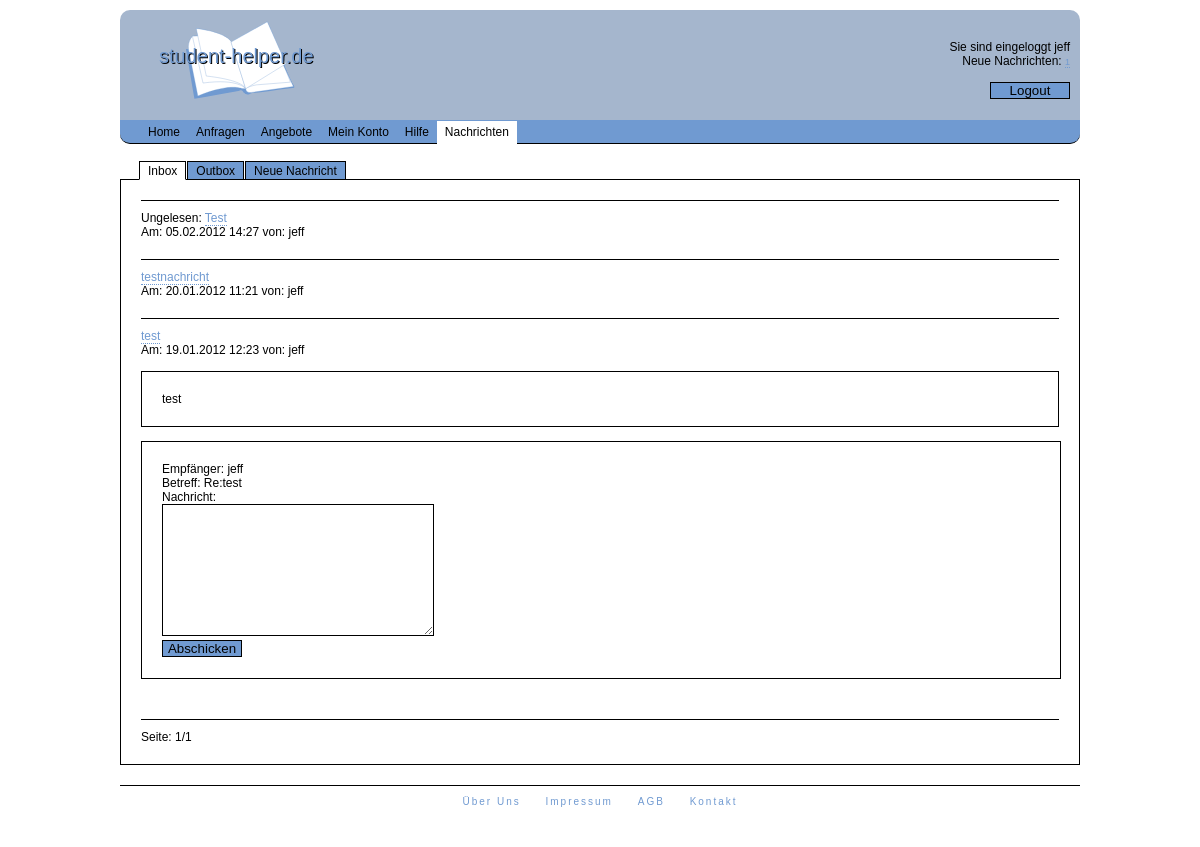
The page /index.php?l=nachrichten&n=inbox&mid=4 (signed in) on the database its author committed.
### tables this page shows
CREATE TABLE IF NOT EXISTS `nachrichten` (
  `id` int(11) NOT NULL AUTO_INCREMENT,
  `uservid` int(11) NOT NULL,
  `useraid` int(11) NOT NULL,
  `datetime` varchar(19) NOT NULL,
  `betreff` varchar(30) NOT NULL,
  `text` varchar(300) NOT NULL,
  `gelesen` tinyint(1) NOT NULL,
  PRIMARY KEY (`id`)
);

CREATE TABLE IF NOT EXISTS `user` (
  `id` int(11) NOT NULL AUTO_INCREMENT,
  `nick` varchar(20) NOT NULL,
  `email` varchar(30) NOT NULL,
  `pass` varchar(32) NOT NULL,
  `hochschulid` int(11) DEFAULT NULL,
  `name` varchar(30) DEFAULT NULL,
  `vorname` varchar(30) DEFAULT NULL,
  PRIMARY KEY (`id`)
);

### auth/auth.php (called while the page is built, shortened)
<?php
$db = new Database();
if (isset($_SESSION['logedin']) && ($_SESSION['logedin'] == true)){
    if (pass_md5($_SERVER['HTTP_USER_AGENT'], substr($_SERVER["REMOTE_ADDR"],0,7)) != $_SESSION['finger']){
        $_SESSION['logedin'] = false;
        session_destroy();
    }
    else {
        $logedin = true;
    }
}
?>

### auth/pass-md5.php (called while the page is built)
<?php
function pass_md5($user, $pass){
    $hash = md5($user.'hj6zZUk.,(u00kjfdr4vdlkopcex,+#!cfdhhjn'.$pass);
    return $hash;
}
?>

### class/class.database.php (called while the page is built, shortened)
<?php
class Database {
    private $dbuser = 'swa3';
	private $dbpass = 'Shaim6ie';
	private $dbdb = 'swa3';
	public function __construct(){
	    try {
	        $this->db = new PDO('mysql:host=localhost;dbname='.$this->dbdb, $this->dbuser, $this->dbpass);
	        $this->db->setAttribute( PDO::ATTR_ERRMODE, PDO::ERRMODE_EXCEPTION );
	        $stmt = $this->db->prepare('SET NAMES utf8');
	        $stmt->execute();
	        $stmt = $this->db->prepare('SET CHARACTER SET utf8');
	        $stmt->execute();
        }
        catch (PDOException $e) {
            print "Error!: " . $e->getMessage() . "<br/>";
            die();
        }
	}
	public function select($what, $tabname, $where = null, $order = null, $limit = null){
	    try {
	        if (!$where){
	            $sql = "SELECT $what FROM $tabname";
	            $stmt = $this->db->prepare($sql);
	            $stmt->execute();
	        }
	        else {
	            $wherecond = "";
                foreach ($where AS $key => $val){
                    $wherecond .= ' AND `'.$key.'`=:'.$key;
                }
                if (!$order && !$limit){
	                $sql = "SELECT $what FROM `$tabname` WHERE ".substr($wherecond, 5);
	                $stmt = $this->db->prepare($sql);
	            }
	            elseif ($order && !$limit){
	                if (count($order) == 2){
	                    $ad = $order[1];
	                }
	                else {
	                    $ad = 'ASC';
	                }
	                $sql = "SELECT $what FROM `$tabname` WHERE ".substr($wherecond, 5)." ORDER BY $order[0] $ad";
	                $stmt = $this->db->prepare($sql);
	            }
	            foreach ($where AS $key => $val){
	                $stmt->bindParam(':'.$key, $where[$key]);
	            }
	            $stmt->execute();
	        }
	        return $stmt;
	    }
	    catch (PDOException $e) {
            print "Error!: " . $e->getMessage() . "<br/>";
            die();
        }
	}
}
?>

### content/inbox.php (the view, shortened to what this page needs)
<?php
if ($logedin){
    unset($where);
    $where['useraid'] = $_SESSION['userid'];
    $order[0] = 'id';
    $order[1] = 'DESC';
    $stmt = $db->select("*", "nachrichten", $where, $order);
    $anzahl = $stmt->rowCount();
    if ($anzahl == 0){
        echo '<div id="nachhilfecontainer">Keine Einträge vorhanden</div>';
    }
    else {
        for ($x = 0; $x < $anzahl; $x++){
            $ergarr[$x] = $stmt->fetchObject();
        }
        $seiten = intval($anzahl/10);
        if (($anzahl%10) > 0){
            $seiten += 1;
        }
        if (!isset($_GET['seite'])){
            $seite = 1;
        }
        else {
            $seite = $_GET['seite'];
        }
        $start = ($seite*10)-10;
        if ($anzahl > $start+10){
            $ende = $start+10;
        }
        else {
            $ende = $anzahl;
        }
        for ($start; $start < $ende; $start++){
            unset($where);
            $where['id'] = $ergarr[$start]->uservid;
            $uisq = $db->select("nick", "user", $where);
            $uierg = $uisq->fetchObject();
            echo '<div id="messagecontainer">
                    <div id="messagehead">';
            if ($ergarr[$start]->gelesen == 0){
                echo 'Ungelesen: ';
            }
            $lin = '';
            echo '<a href="index.php?l=nachrichten&n=inbox'.$lin.'&mid='.$ergarr[$start]->id.'">'.$ergarr[$start]->betreff.'</a></br>';
            $datum = explode("-", $ergarr[$start]->datetime);
            echo 'Am: '.$datum["2"].'.'.$datum["1"].'.'.$datum["0"].' '.$datum["3"].':'.$datum["4"].' ';
            echo 'von: '.$uierg->nick;
            echo '</div>';
            if (isset($_GET["mid"]) && ($_GET["mid"] == $ergarr[$start]->id)){
                echo '<br/><div id="messagebody">'.$ergarr[$start]->text.'</div>';
                $set['gelesen'] = 1;
                unset($where);
                $where['id'] = $ergarr[$start]->id;
                $db->update("nachrichten", $set, $where);
                echo '<br/><div id="antwort">
                    <form id="mesform" action="scripts/mess.php" method="post" class="formwiden">
                        Empfänger: '.$uierg->nick.'<input type="hidden" name="nick" value="'.$uierg->nick.'"/><br/>
                        Betreff: Re:'.$ergarr[$start]->betreff.'<input type="hidden" name="betreff" value="Re: '.$ergarr[$start]->betreff.'"/><br/>
                        Nachricht: <br/><textarea name="text" cols="50" rows="10" class="textn"></textarea>
                        <input type="hidden" name="token" value="'.csrf_token().'">
                        <br/><input type="submit" name="Abschicken" value="Abschicken" class="button">
                    </form>
                    </div>';
            }
            echo '</div>';
        }
        echo '<div id="seite">';
        echo 'Seite: '.$seite.'/'.$seiten;
        echo '</div>';
    }
}
?>

### style.css (style rules this page uses)
body { background-color: white ;color: black; font-family: Verdana, Arial, Helvetica, sans-serif; font-size: 12px; }
body, div, h1, h2, h3, h4, h5, h6, p, th, td, ul, li, form, input, textarea { padding: 0; margin: 0; }
a { text-decoration: none; }
a:link { color: #709AD1; }
form { width: 300px; padding: 20px; border: 1px solid black; }
textarea { width: 262px; height: 130px; }
#content a { border-bottom: 1px dotted #709AD1; }
#content form { margin-bottom: 20px; }
#seite { border-top: 1px solid black; padding: 10px 0 0 0; }
#messagecontainer { border-top: 1px solid black; padding: 10px 0 20px 0; }
#messagebody { border: 1px solid black; padding: 20px; }
.textn { width: 270px; border: 1px solid black; margin-bottom: 1px; }
.button { width: 80px; border: 1px solid black; background-color: #709AD1; margin-bottom: 1px; }
.formwiden { width: 878px; }

### rows shown on the page
nachrichten: shows "Ungelesen:", betreff "Test", datetime "05", datetime "02", datetime "2012", datetime "14", datetime "27", user.nick "jeff"
nachrichten: betreff "testnachricht", datetime "20", datetime "01", datetime "2012", datetime "11", datetime "21", user.nick "jeff"
nachrichten: betreff "test", datetime "19", datetime "01", datetime "2012", datetime "12", datetime "23", user.nick "jeff", text "test"

### other values the page prints
$_SESSION['usernick'] "jeff"
$news "1"
$seite "1"
$seiten "1"
